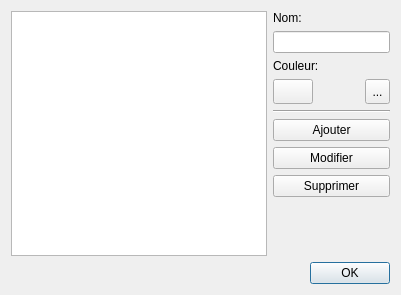
<?xml version="1.0" encoding="UTF-8"?>
<ui version="4.0">
 <class>DialogCategory</class>
 <widget class="QDialog" name="DialogCategory">
  <property name="geometry">
   <rect>
    <x>0</x>
    <y>0</y>
    <width>401</width>
    <height>295</height>
   </rect>
  </property>
  <property name="windowTitle">
   <string>Catégories</string>
  </property>
  <property name="windowIcon">
   <iconset resource="../ressources.qrc">
    <normaloff>:/app/logo</normaloff>:/app/logo</iconset>
  </property>
  <layout class="QVBoxLayout" name="verticalLayout">
   <item>
    <layout class="QHBoxLayout" name="horizontalLayout">
     <item>
      <widget class="QTableWidget" name="tableWidget"/>
     </item>
     <item>
      <layout class="QVBoxLayout" name="verticalLayout_2">
       <item>
        <widget class="QLabel" name="label">
         <property name="text">
          <string>Nom:</string>
         </property>
        </widget>
       </item>
       <item>
        <widget class="QLineEdit" name="lineEdit_name">
         <property name="clearButtonEnabled">
          <bool>true</bool>
         </property>
        </widget>
       </item>
       <item>
        <widget class="QLabel" name="label_2">
         <property name="text">
          <string>Couleur:</string>
         </property>
        </widget>
       </item>
       <item>
        <layout class="QHBoxLayout" name="horizontalLayout_2">
         <item>
          <widget class="QPushButton" name="pushButton_color">
           <property name="minimumSize">
            <size>
             <width>0</width>
             <height>25</height>
            </size>
           </property>
           <property name="text">
            <string/>
           </property>
           <property name="icon">
            <iconset resource="../ressources.qrc">
             <normaloff>:/app/color</normaloff>:/app/color</iconset>
           </property>
          </widget>
         </item>
         <item>
          <widget class="QLabel" name="label_color">
           <property name="styleSheet">
            <string notr="true"/>
           </property>
           <property name="text">
            <string/>
           </property>
           <property name="scaledContents">
            <bool>false</bool>
           </property>
          </widget>
         </item>
         <item>
          <widget class="QToolButton" name="toolButton_colorDefault">
           <property name="minimumSize">
            <size>
             <width>25</width>
             <height>25</height>
            </size>
           </property>
           <property name="text">
            <string>...</string>
           </property>
           <property name="icon">
            <iconset resource="../ressources.qrc">
             <normaloff>:/app/quit</normaloff>:/app/quit</iconset>
           </property>
          </widget>
         </item>
        </layout>
       </item>
       <item>
        <widget class="Line" name="line">
         <property name="orientation">
          <enum>Qt::Horizontal</enum>
         </property>
        </widget>
       </item>
       <item>
        <widget class="QPushButton" name="pushButton_add">
         <property name="text">
          <string>Ajouter</string>
         </property>
         <property name="icon">
          <iconset resource="../ressources.qrc">
           <normaloff>:/app/insert</normaloff>:/app/insert</iconset>
         </property>
        </widget>
       </item>
       <item>
        <widget class="QPushButton" name="pushButton_edit">
         <property name="text">
          <string>Modifier</string>
         </property>
         <property name="icon">
          <iconset resource="../ressources.qrc">
           <normaloff>:/app/Edit</normaloff>:/app/Edit</iconset>
         </property>
        </widget>
       </item>
       <item>
        <widget class="QPushButton" name="pushButton_del">
         <property name="text">
          <string>Supprimer</string>
         </property>
         <property name="icon">
          <iconset resource="../ressources.qrc">
           <normaloff>:/app/remove</normaloff>:/app/remove</iconset>
         </property>
        </widget>
       </item>
       <item>
        <spacer name="verticalSpacer">
         <property name="orientation">
          <enum>Qt::Vertical</enum>
         </property>
         <property name="sizeHint" stdset="0">
          <size>
           <width>20</width>
           <height>40</height>
          </size>
         </property>
        </spacer>
       </item>
      </layout>
     </item>
    </layout>
   </item>
   <item>
    <widget class="QDialogButtonBox" name="buttonBox">
     <property name="orientation">
      <enum>Qt::Horizontal</enum>
     </property>
     <property name="standardButtons">
      <set>QDialogButtonBox::Ok</set>
     </property>
    </widget>
   </item>
  </layout>
 </widget>
 <resources>
  <include location="../ressources.qrc"/>
 </resources>
 <connections>
  <connection>
   <sender>buttonBox</sender>
   <signal>accepted()</signal>
   <receiver>DialogCategory</receiver>
   <slot>accept()</slot>
   <hints>
    <hint type="sourcelabel">
     <x>248</x>
     <y>254</y>
    </hint>
    <hint type="destinationlabel">
     <x>157</x>
     <y>274</y>
    </hint>
   </hints>
  </connection>
  <connection>
   <sender>buttonBox</sender>
   <signal>rejected()</signal>
   <receiver>DialogCategory</receiver>
   <slot>reject()</slot>
   <hints>
    <hint type="sourcelabel">
     <x>316</x>
     <y>260</y>
    </hint>
    <hint type="destinationlabel">
     <x>286</x>
     <y>274</y>
    </hint>
   </hints>
  </connection>
 </connections>
</ui>
